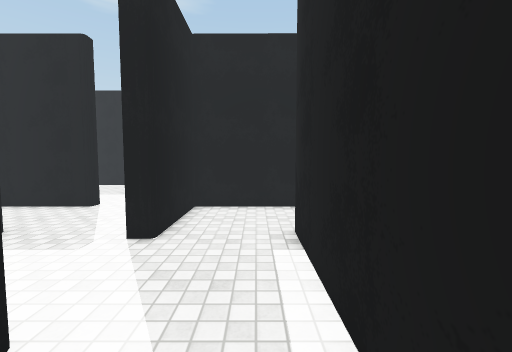
view 1 (above)

24 first-person views from a walk through a scene from a Unity 3-D project. The camera is 1.5 m above the floor, tilts 4° down and sees 90° across. The floor is counted in squares, 1 m on a side. Each view is taken from the middle of a square. On the plan, view 1 faces up. The plan holds only what a view shows up to about 13 squares ahead; the rest is blank. The place goes on beyond the plan. The player is left out. Surface patterns are stand-ins for the level's own textures.

view 2
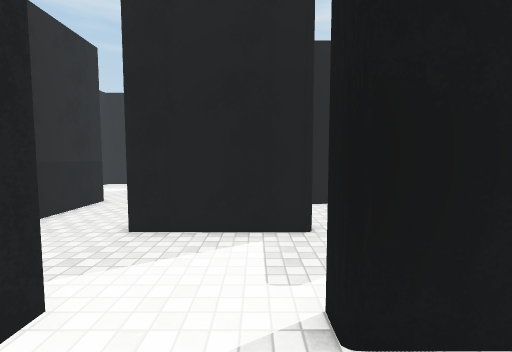

view 3
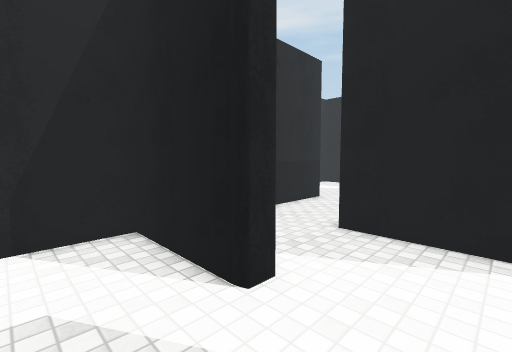

view 4
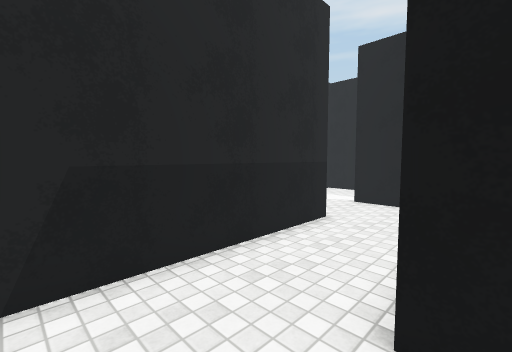

view 5
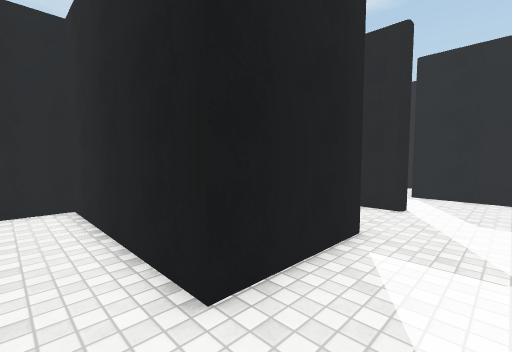

view 6
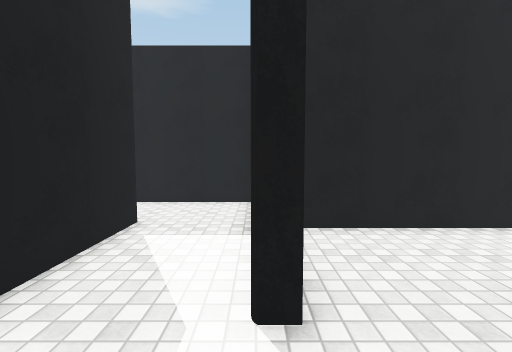

view 7
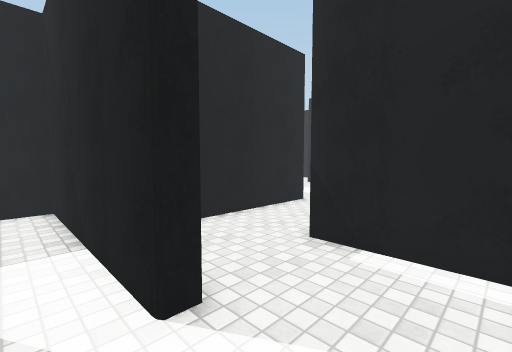

view 8
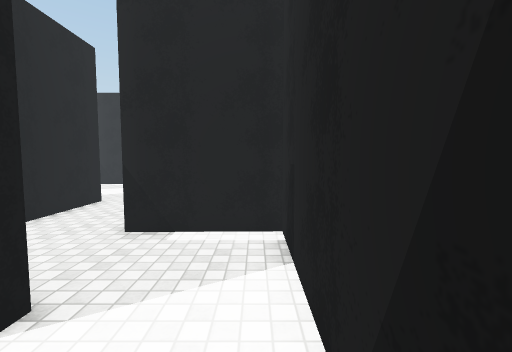

view 9
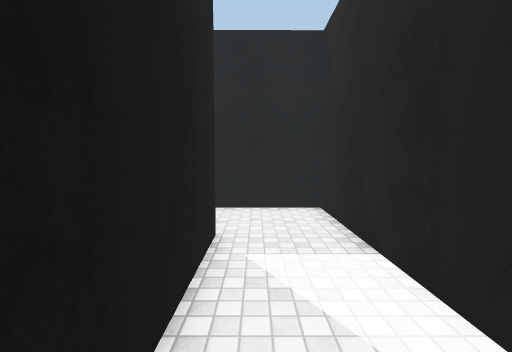

view 10
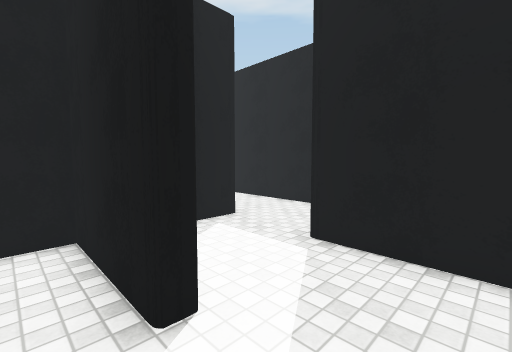

view 11
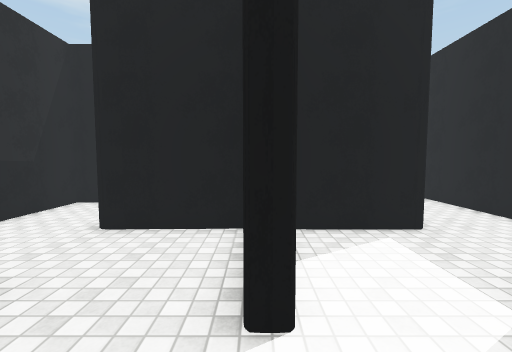

view 12
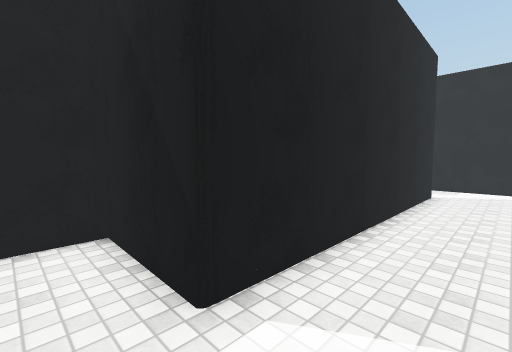

view 13
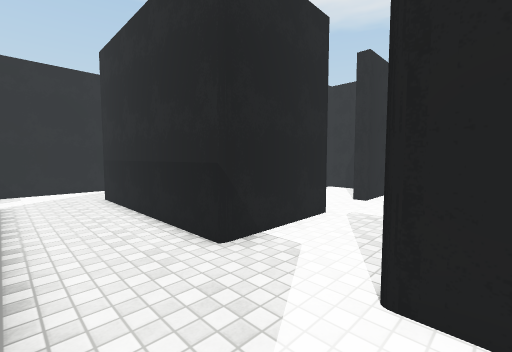

view 14
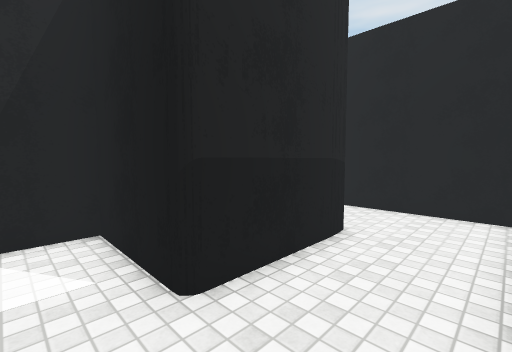

view 15
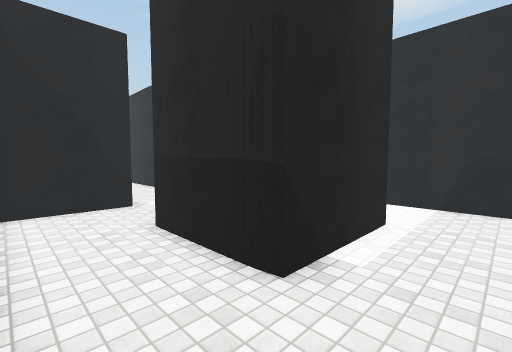

view 16
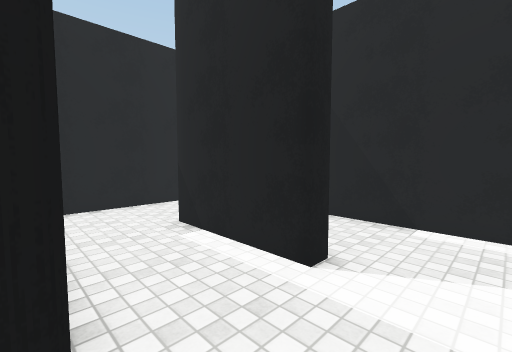

view 17
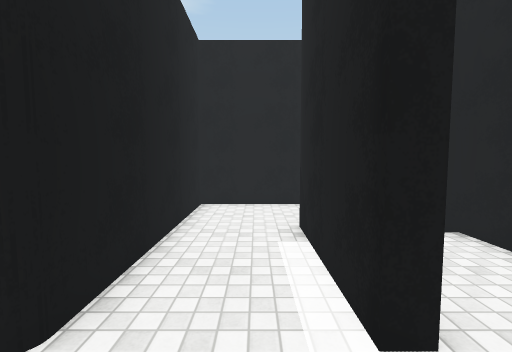

view 18
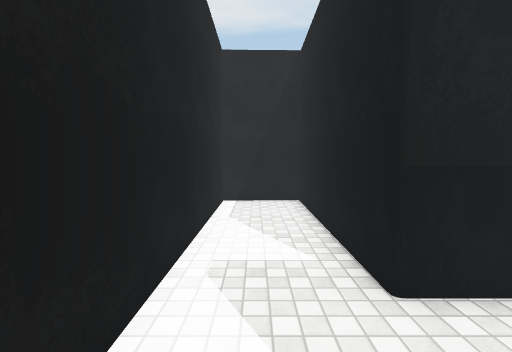

view 19
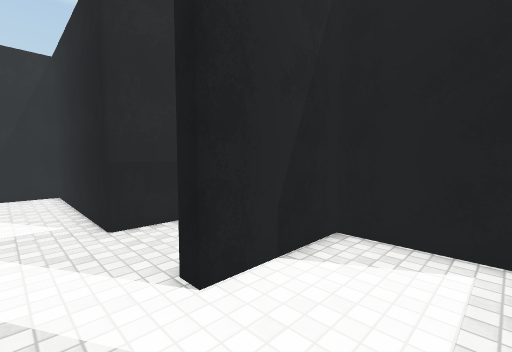

view 20
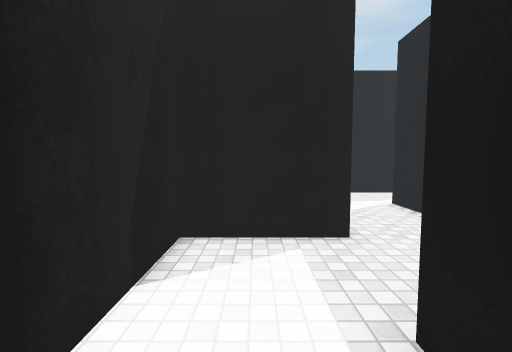

view 21
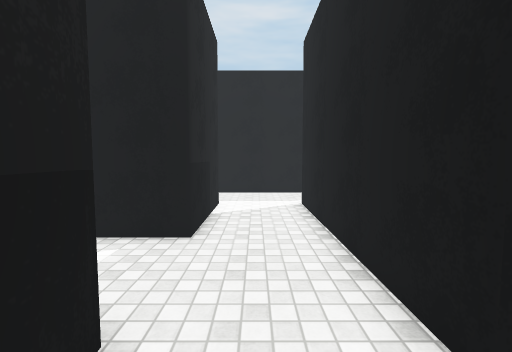

view 22
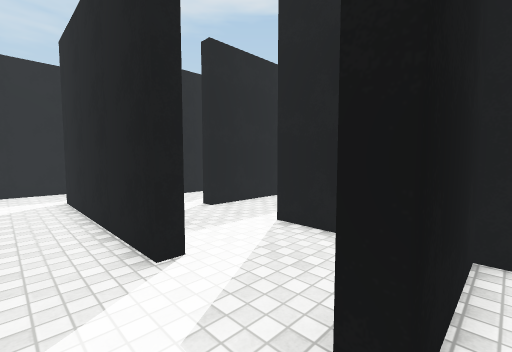

view 23
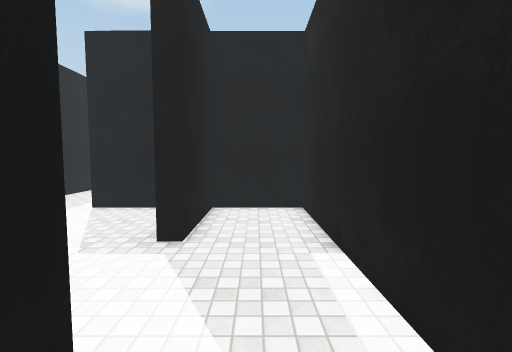

view 24
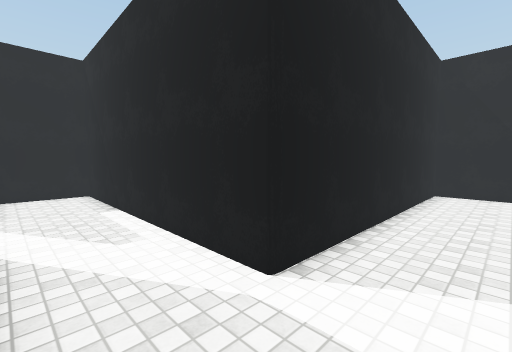

### Floor plan
Ten units are one square. View 1 is at (0, 0); x grows to the right and y downward. Boxes are objects, and circles mark ways between rooms. Rooms are numbered by the first view taken in them; rooms with no view inside come last. Other rooms are left out.
<svg viewBox="-160 -212 366 262">
<path fill="none" stroke="#000" d="M-51 -51 -51 -14 -116 -14 -116 18 -120 18 -120 -47 -155 -47M-23 -1 -24 -19 -19 -19 -19 13 1 13M-19 -47 -24 -47M8 -8 8 -52M-148 -20 -148 45 -88 45 -89 13 -29 13M-51 -79 -84 -79 -83 -48M-24 -47 -25 -83 45 -84 45 -19 72 -19 72 -116M-120 -79 -120 -116 -115 -116M-116 -116 -85 -116 -84 -83 -51 -83M-116 -28 -116 -19 -89 -19M45 -116 45 -111 -57 -111 -56 -143 -148 -143 -148 -80M-141 -51 -126 -51M-25 -148 13 -148 13 -116 45 -116M40 -148 49 -148M45 -180 45 -175 -25 -175M48 -143 40 -143M-51 -191 -51 -155M201 -89 201 -111 104 -111 104 -207 77 -207 77 -175 71 -175M77 -149 77 -144M-115 -79 -120 -79M-88 -59 -89 -111M-126 -51 -111 -51M60 -207 40 -207M12 -79 -19 -79 -19 -47"/>
<circle cx="-35" cy="-50" r="3" fill="#2a7"/>
<circle cx="-5" cy="-50" r="3" fill="#2a7"/>
<circle cx="55" cy="-110" r="3" fill="#2a7"/>
<circle cx="-120" cy="-65" r="3" fill="#2a7"/>
<circle cx="70" cy="-165" r="3" fill="#2a7"/>
<circle cx="55" cy="-180" r="3" fill="#2a7"/>
<text x="-70" y="-10">1</text>
<text x="-50" y="-90">2</text>
<text x="0" y="-170">3</text>
<text x="180" y="-70">4</text>
<text x="-110" y="-80">5</text>
<text x="50" y="-200">6</text>
<text x="-10" y="-70">7</text>
</svg>
Room 1 opens to room 2. Room 1 opens to room 7. Room 2 opens to room 3. Room 2 opens to room 5. Room 3 opens to room 4. Room 3 opens to room 6.

Where each view was taken, in squares from view 1:
view 1: 0 up, 0 right, facing up
view 2: 4 up, 0 right, facing left
view 3: 4 up, 0 right, facing down-left
view 4: 2 up, 3 left, facing down-left
view 5: 0 up, 3 left, facing up-left
view 6: 4 down, 12 left, facing up
view 7: 4 down, 13 left, facing up-right
view 8: 4 down, 14 left, facing right
view 9: 3 down, 14 left, facing up
view 10: 7 up, 3 left, facing up-left
view 11: 8 up, 3 left, facing left
view 12: 9 up, 7 left, facing up-right
view 13: 11 up, 6 left, facing down-right
view 14: 14 up, 7 left, facing down-left
view 15: 14 up, 14 left, facing down-right
view 16: 6 up, 15 left, facing up-right
view 17: 6 up, 13 left, facing up
view 18: 11 up, 6 right, facing down
view 19: 14 up, 6 right, facing down-left
view 20: 13 up, 6 right, facing left
view 21: 16 up, 6 right, facing left
view 22: 16 up, 8 right, facing up-left
view 23: 13 up, 9 right, facing up
view 24: 9 up, 8 right, facing up-right
